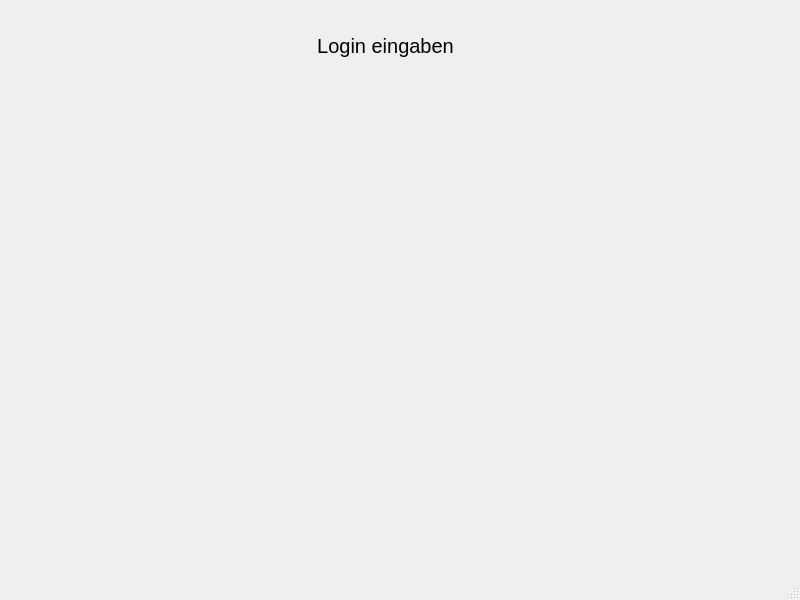
<?xml version="1.0" encoding="UTF-8"?>
<ui version="4.0">
 <class>Login</class>
 <widget class="QMainWindow" name="Login">
  <property name="geometry">
   <rect>
    <x>0</x>
    <y>0</y>
    <width>800</width>
    <height>600</height>
   </rect>
  </property>
  <property name="windowTitle">
   <string>Login</string>
  </property>
  <widget class="QWidget" name="centralwidget">
   <widget class="QLabel" name="lb_login">
    <property name="geometry">
     <rect>
      <x>280</x>
      <y>20</y>
      <width>211</width>
      <height>51</height>
     </rect>
    </property>
    <property name="font">
     <font>
      <pointsize>15</pointsize>
     </font>
    </property>
    <property name="cursor">
     <cursorShape>ForbiddenCursor</cursorShape>
    </property>
    <property name="layoutDirection">
     <enum>Qt::LeftToRight</enum>
    </property>
    <property name="text">
     <string>Login eingaben</string>
    </property>
    <property name="alignment">
     <set>Qt::AlignCenter</set>
    </property>
   </widget>
  </widget>
  <widget class="QMenuBar" name="menubar">
   <property name="geometry">
    <rect>
     <x>0</x>
     <y>0</y>
     <width>800</width>
     <height>22</height>
    </rect>
   </property>
  </widget>
  <widget class="QStatusBar" name="statusbar"/>
 </widget>
 <resources/>
 <connections/>
</ui>
